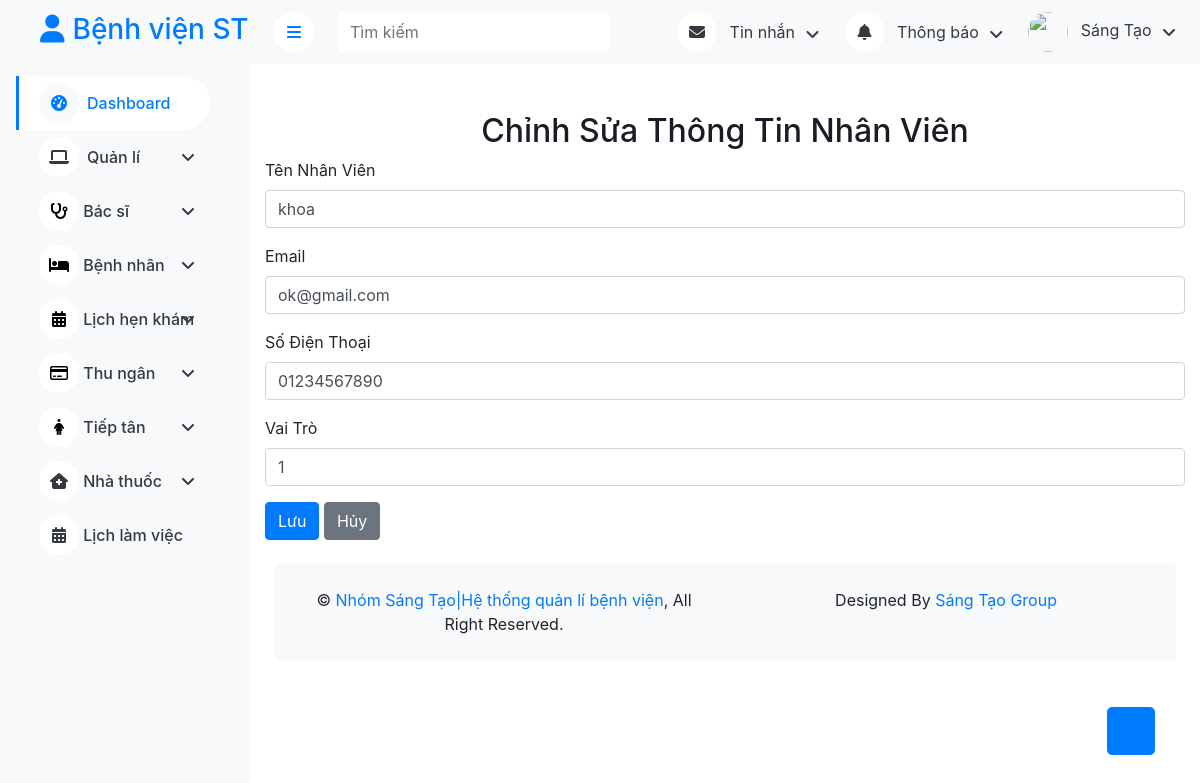
Screenshot of /admin/index.php?quanli=edit-nv&id=213123 with the database file from the repository.
### tables this page shows
CREATE TABLE `nhanvien` (
  `maNhanVien` int(11) NOT NULL,
  `password` varchar(100) DEFAULT NULL,
  `email` varchar(50) NOT NULL,
  `sdt` varchar(11) NOT NULL,
  `tenNhanVien` varchar(100) NOT NULL,
  `vaiTro` int(11) NOT NULL
);

### admin/dsbn/edit_nv.php (the view, shortened to what this page needs)
<?php
require_once("../config/config.php");
if (isset($_GET['id'])) {
    $maNhanVien = $_GET['id'];
    $sql = "SELECT * FROM nhanvien WHERE maNhanVien = ?";
    $stmt = $conn->prepare($sql);
    $stmt->bind_param("i", $maNhanVien);
    $stmt->execute();
    $result = $stmt->get_result();
    $nhanvien = $result->fetch_assoc();
} else {
    echo "Không có ID nhân viên nào được cung cấp.";
    exit();
}
?>
<!DOCTYPE html>
<html lang="vi">
<head>
    <link rel="stylesheet" href="https://stackpath.bootstrapcdn.com/bootstrap/4.5.2/css/bootstrap.min.css">
</head>
<body>
<div class="container mt-5">
    <h2 class="text-center">Chỉnh Sửa Thông Tin Nhân Viên</h2>
    <form action="" method="post">
        <div class="form-group">
            <label>Tên Nhân Viên</label>
            <input type="text" name="tenNhanVien" class="form-control" value="<?php echo $nhanvien['tenNhanVien']; ?>" required>
        </div>
        <div class="form-group">
            <label>Email</label>
            <input type="email" name="email" class="form-control" value="<?php echo $nhanvien['email']; ?>" required>
        </div>
        <div class="form-group">
            <label>Số Điện Thoại</label>
            <input type="text" name="sdt" class="form-control" value="<?php echo $nhanvien['sdt']; ?>" required>
        </div>
        <div class="form-group">
            <label>Vai Trò</label>
            <input type="number" name="vaiTro" class="form-control" value="<?php echo $nhanvien['vaiTro']; ?>" required>
        </div>
        <button type="submit" class="btn btn-primary">Lưu</button>
        <a href="index.php?quanli=danh-sach-nhan-vien" class="btn btn-secondary">Hủy</a>
    </form>
</div>
</body>
</html>

### admin/css/style_admin.css (style rules this page uses)
:root { --primary: #007dcc; --light: #F3F6F9; --dark: #191C24; }
.btn { transition: .5s; }
.btn.btn-primary { color: #FFFFFF; }

### rows the page displays
nhanvien: tenNhanVien "khoa", email "ok@gmail.com", sdt "01234567890", vaiTro "1"
